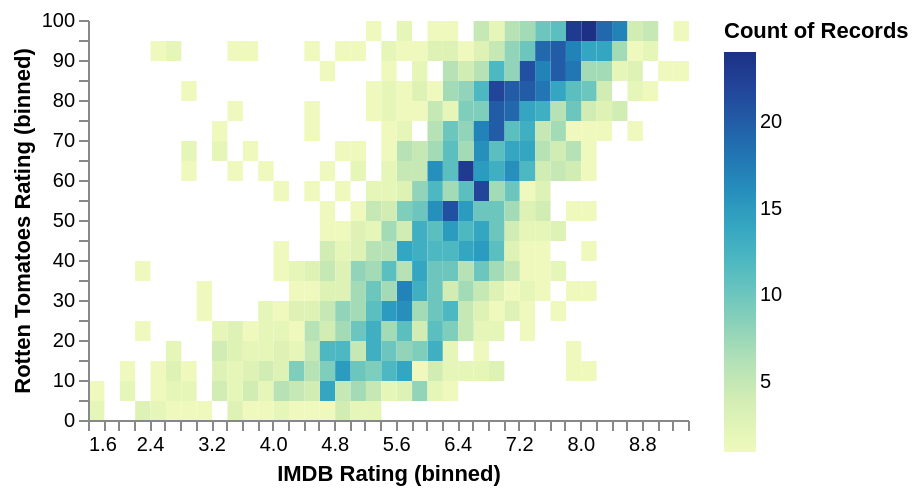

Write the Vega-Lite specification saved for this chart.
### Vega-Lite specification from a JSON file in a GitHub repository (floating-point values rounded to 4 significant figures; data arrays with more than 128 entries replaced by an {"elided": "..."} marker saying what was removed)
{"$schema": "https://vega.github.io/schema/vega-lite/v4.json", "data": {"values": {"elided": "3201 records"}}, "transform": [{"filter": {"and": [{"field": "IMDB Rating", "valid": true}, {"field": "Rotten Tomatoes Rating", "valid": true}]}}], "mark": "rect", "width": 300, "height": 200, "encoding": {"x": {"bin": {"maxbins": 60}, "field": "IMDB Rating", "type": "quantitative"}, "y": {"bin": {"maxbins": 40}, "field": "Rotten Tomatoes Rating", "type": "quantitative"}, "color": {"aggregate": "count", "type": "quantitative"}}, "config": {"view": {"stroke": "transparent"}}}
